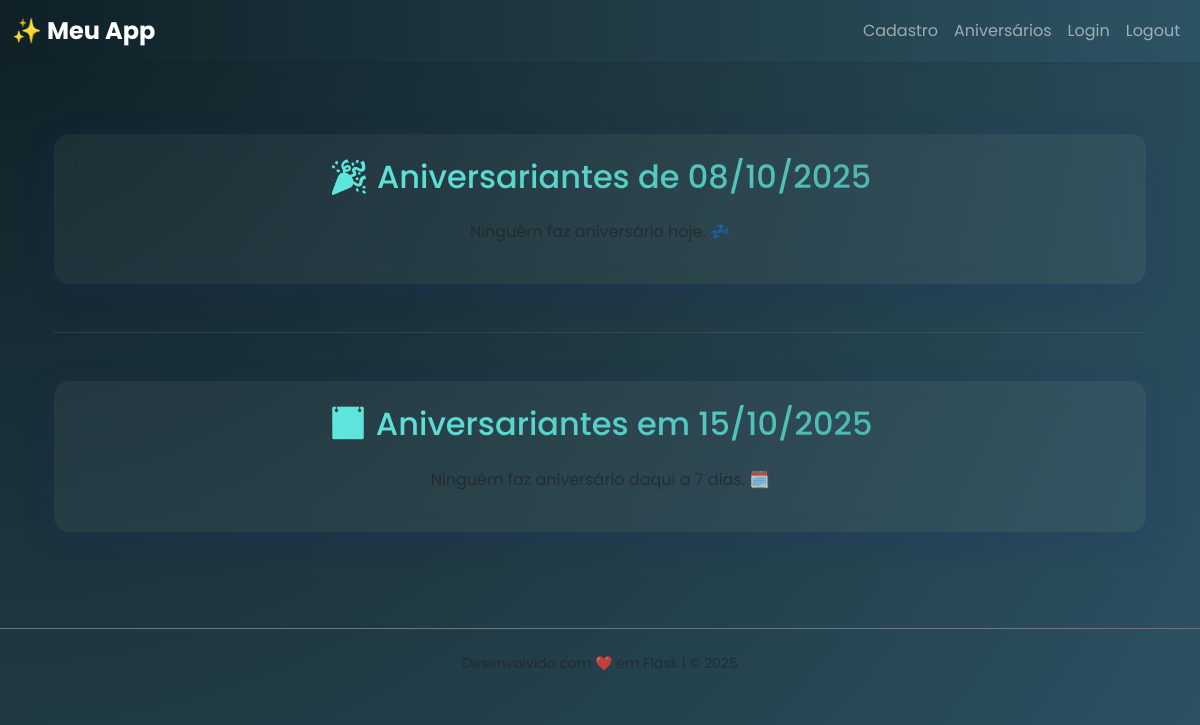
The page /aniversarios (signed in) on the database as committed earlier.
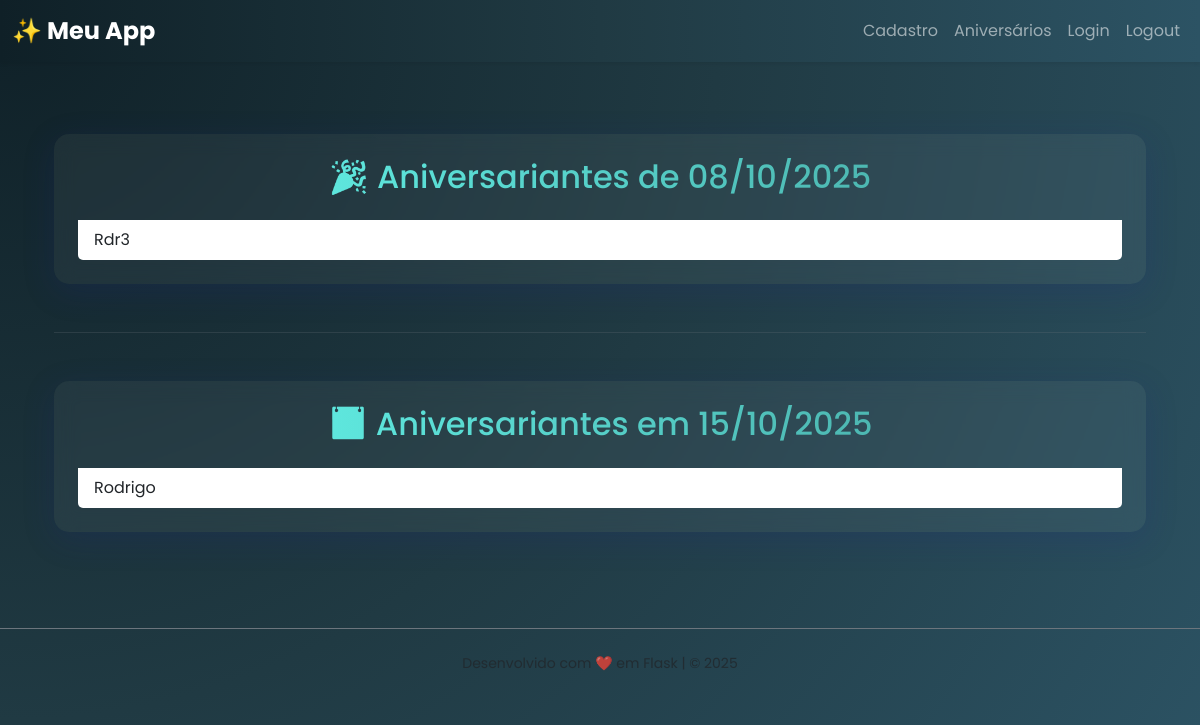
The same page on the database as committed later.
### app/models.py (models this page shows, shortened)
class Usuario(db.Model, UserMixin):  # 👈 Herda de UserMixin
    id = db.Column(db.Integer, primary_key=True)
    nome = db.Column(db.String(100), nullable=False)
    email = db.Column(db.String(120), unique=True, nullable=False)
    senha_hash = db.Column(db.String(200), nullable=False)
    data_nascimento = db.Column(db.Date, nullable=False)
    data_registro = db.Column(
        db.DateTime, default=datetime.utcnow)

### app/routes.py (the view)
@main_bp.route('/aniversarios')
@login_required
def aniversarios():
    hoje = datetime.today()
    daqui_sete_dias = hoje + timedelta(days=7)
    hoje_md = (hoje.month, hoje.day)
    sete_md = (daqui_sete_dias.month, daqui_sete_dias.day)
    aniversariantes_hoje = Usuario.query.filter(
        db.extract('month', Usuario.data_nascimento) == hoje_md[0],
        db.extract('day', Usuario.data_nascimento) == hoje_md[1]
    ).all()
    aniversariantes_em_sete = Usuario.query.filter(
        db.extract('month', Usuario.data_nascimento) == sete_md[0],
        db.extract('day', Usuario.data_nascimento) == sete_md[1]
    ).all()
    return render_template(
        'aniversarios.html',
        aniversariantes_hoje=aniversariantes_hoje,
        aniversariantes_em_sete=aniversariantes_em_sete,
        hoje=hoje.strftime('%d/%m/%Y'),
        futuro=daqui_sete_dias.strftime('%d/%m/%Y')
    )

### app/__init__.py (called while the page is built)
def create_app():
    app = Flask(__name__)
    app.config['SECRET_KEY'] = 'your_secret_key'
    app.config['SQLALCHEMY_DATABASE_URI'] = 'sqlite:///cadastro.db'
    app.config['SQLALCHEMY_TRACK_MODIFICATIONS'] = False
    login_manager = LoginManager()
    login_manager.init_app(app)
    login_manager.login_view = 'main_bp.login'  # 👈 define a rota de login
    @login_manager.user_loader
    def load_user(user_id):
        return Usuario.query.get(int(user_id))  # 👈 busca o usuário pelo ID
    db.init_app(app)
    migrate = Migrate(app, db)  # Inicializa o Flask-Migrate
    from .routes import main_bp
    app.register_blueprint(main_bp)
    with app.app_context():
        db.create_all()
    return app

### app/templates/aniversarios.html (shortened to what this page needs)
{% extends "base.html" %}
{% block content %}
<div class="container fade-in">
    <div class="card glass p-4 mt-4">
        <h2 class="text-gradient mb-4 text-center">🎉 Aniversariantes de {{ hoje }}</h2>
        {% if aniversariantes_hoje %}
        <ul class="list-group list-group-flush">
            {% for pessoa in aniversariantes_hoje %}
            <li class="list-group-item glass-item d-flex justify-content-between align-items-center">
                <span>{{ pessoa.nome }}</span>
                <span class="badge bg-gradient-info">{{ pessoa.data_nascimento.strftime('%d/%m') }}</span>
            </li>
            {% endfor %}
        </ul>
        {% else %}
        <p class="text-center text-muted">Ninguém faz aniversário hoje. 💤</p>
        {% endif %}
    </div>
    <hr class="my-5 border-secondary">
    <div class="card glass p-4 mt-4">
        <h2 class="text-gradient mb-4 text-center">📅 Aniversariantes em {{ futuro }}</h2>
        {% if aniversariantes_em_sete %}
        <ul class="list-group list-group-flush">
            {% for pessoa in aniversariantes_em_sete %}
            <li class="list-group-item glass-item d-flex justify-content-between align-items-center">
                <span>{{ pessoa.nome }}</span>
                <span class="badge bg-gradient-warning">{{ pessoa.data_nascimento.strftime('%d/%m') }}</span>
            </li>
            {% endfor %}
        </ul>
        {% else %}
        <p class="text-center text-muted">Ninguém faz aniversário daqui a 7 dias. 🗓️</p>
        {% endif %}
    </div>
</div>
{% endblock %}

Rows that differ between the two databases and show on the page:
added Usuario: nome "Rdr3", shown under "🎉 Aniversariantes de 08/10/2025"
added Usuario: nome "Rodrigo", shown under "📅 Aniversariantes em 15/10/2025"
Other text that changed with them:
text no longer shown: "Ninguém faz aniversário hoje. 💤 Ninguém faz aniversário daqui a 7 dias. 🗓️"
